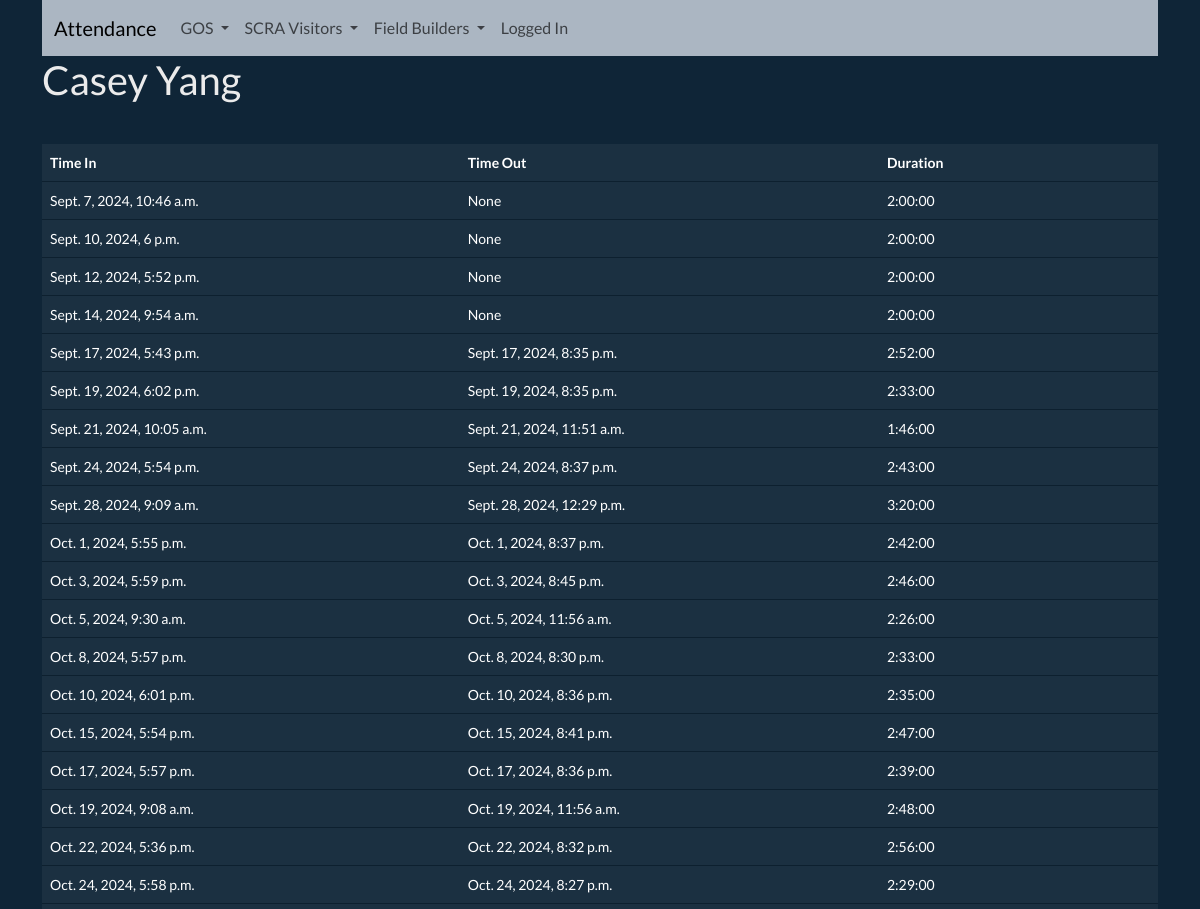
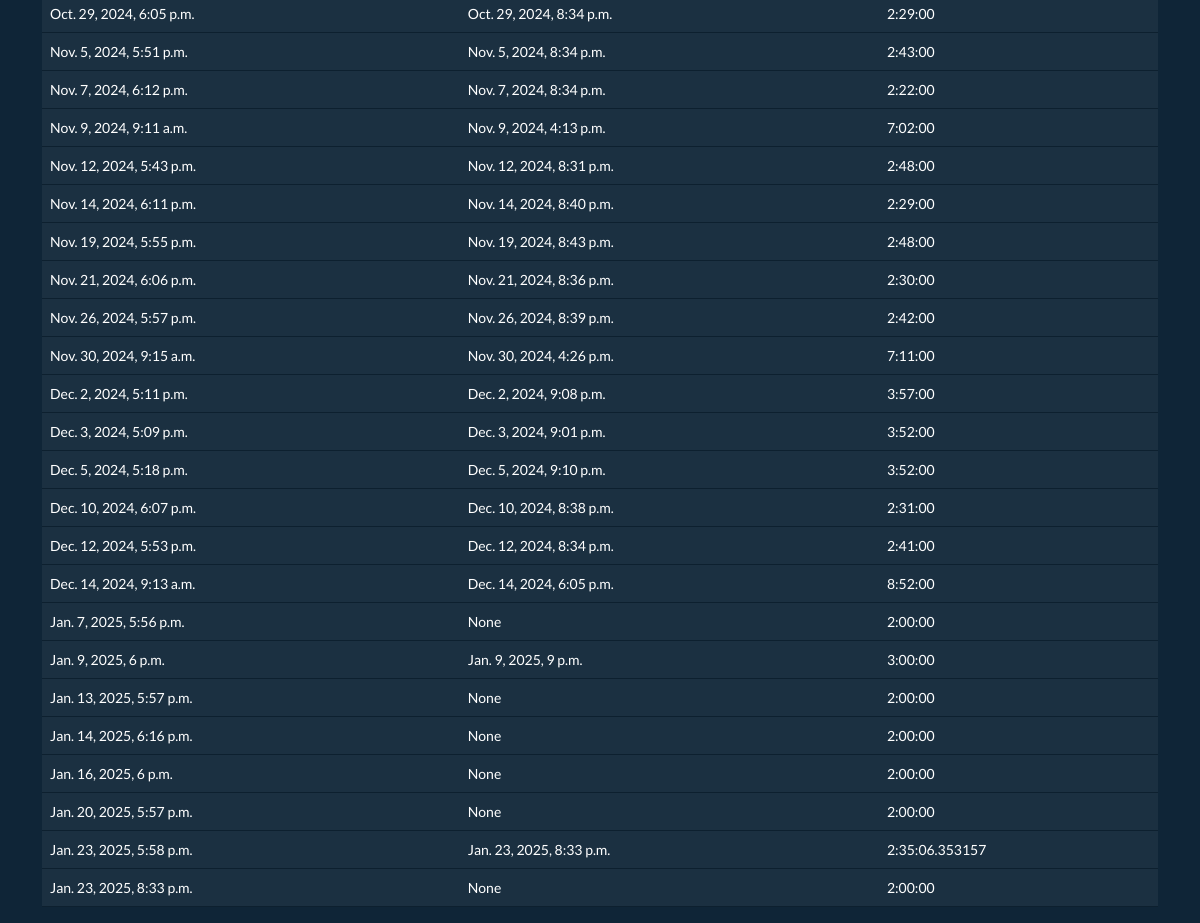
Page /attendance/gos/6058972/ on the committed database (2 pictures, top to bottom).
### attendance/models/gos.py (models this page shows, shortened)
class GosStudent(models.Model, InOutTimeMixin):
    rfid = models.IntegerField()
    first_name = models.CharField(max_length=100)
    last_name = models.CharField(max_length=100)
    def full_name(self):
        return f"{self.first_name} {self.last_name}"

class GosAttendance(AttendanceMixin):
    student = models.ForeignKey(GosStudent, on_delete=models.CASCADE)
    purpose = models.CharField(max_length=100)

### attendance/views/gos.py (the view)
class GosStudentDetailView(generic.DetailView):
    model = GosStudent
    template_name = "attendance/gos/gosstudent_detail.html"
    slug_url_kwarg = "rfid"
    slug_field = "rfid"
    def get_context_data(self, **kwargs):
        context = super().get_context_data(**kwargs)
        context["attendance"] = []
        return context

### attendance/models/mixins.py (called while the page is built)
    def get_duration(self):
        out = self.time_out or self.time_in + datetime.timedelta(hours=2)
        return out - self.time_in

### attendance/templates/attendance/gos/gosstudent_detail.html (shortened to what this page needs)
{% load static %}
<!DOCTYPE HTML>
<html lang="en">
<head>
    <link rel="stylesheet" href="{% static 'attendance/bootstrap.min.css' %}">
    <link rel="stylesheet" href="{% static 'attendance/navbar.css' %}">
</head>
<body>
<div class="container">
{% include "attendance/shared/navbar.html" %}
<h1>{{ object.full_name }}</h1>
<table class="table">
    <thead>
        <tr>
            <th>Time In</th>
            <th>Time Out</th>
            <th>Duration</th>
        </tr>
    </thead>
    <tbody>
    {%  for att in object.gosattendance_set.all %}
        <tr>
            <td>{{ att.time_in }}</td>
            <td>{{ att.time_out }}</td>
            <td>{{ att.get_duration }}</td>
        </tr>
    {% endfor %}
    </tbody>
</table>
</div>
</body>
</html>

### rows in the picture
GosStudent: full_name "Casey Yang"
GosAttendance: time_in "Sept. 7, 2024, 10:46 a.m.", time_out "None", get_duration "2:00:00"
GosAttendance: time_in "Sept. 10, 2024, 6 p.m.", time_out "None", get_duration "2:00:00"
GosAttendance: time_in "Sept. 12, 2024, 5:52 p.m.", time_out "None", get_duration "2:00:00"
GosAttendance: time_in "Sept. 14, 2024, 9:54 a.m.", time_out "None", get_duration "2:00:00"
GosAttendance: time_in "Sept. 17, 2024, 5:43 p.m.", time_out "Sept. 17, 2024, 8:35 p.m.", get_duration "2:52:00"
GosAttendance: time_in "Sept. 19, 2024, 6:02 p.m.", time_out "Sept. 19, 2024, 8:35 p.m.", get_duration "2:33:00"
GosAttendance: time_in "Sept. 21, 2024, 10:05 a.m.", time_out "Sept. 21, 2024, 11:51 a.m.", get_duration "1:46:00"
GosAttendance: time_in "Sept. 24, 2024, 5:54 p.m.", time_out "Sept. 24, 2024, 8:37 p.m.", get_duration "2:43:00"
GosAttendance: time_in "Sept. 28, 2024, 9:09 a.m.", time_out "Sept. 28, 2024, 12:29 p.m.", get_duration "3:20:00"
GosAttendance: time_in "Oct. 1, 2024, 5:55 p.m.", time_out "Oct. 1, 2024, 8:37 p.m.", get_duration "2:42:00"
GosAttendance: time_in "Oct. 3, 2024, 5:59 p.m.", time_out "Oct. 3, 2024, 8:45 p.m.", get_duration "2:46:00"
GosAttendance: time_in "Oct. 5, 2024, 9:30 a.m.", time_out "Oct. 5, 2024, 11:56 a.m.", get_duration "2:26:00"
GosAttendance: time_in "Oct. 8, 2024, 5:57 p.m.", time_out "Oct. 8, 2024, 8:30 p.m.", get_duration "2:33:00"
GosAttendance: time_in "Oct. 10, 2024, 6:01 p.m.", time_out "Oct. 10, 2024, 8:36 p.m.", get_duration "2:35:00"
GosAttendance: time_in "Oct. 15, 2024, 5:54 p.m.", time_out "Oct. 15, 2024, 8:41 p.m.", get_duration "2:47:00"
GosAttendance: time_in "Oct. 17, 2024, 5:57 p.m.", time_out "Oct. 17, 2024, 8:36 p.m.", get_duration "2:39:00"
GosAttendance: time_in "Oct. 19, 2024, 9:08 a.m.", time_out "Oct. 19, 2024, 11:56 a.m.", get_duration "2:48:00"
GosAttendance: time_in "Oct. 22, 2024, 5:36 p.m.", time_out "Oct. 22, 2024, 8:32 p.m.", get_duration "2:56:00"
GosAttendance: time_in "Oct. 24, 2024, 5:58 p.m.", time_out "Oct. 24, 2024, 8:27 p.m.", get_duration "2:29:00"
GosAttendance: time_in "Oct. 29, 2024, 6:05 p.m.", time_out "Oct. 29, 2024, 8:34 p.m.", get_duration "2:29:00"
GosAttendance: time_in "Nov. 5, 2024, 5:51 p.m.", time_out "Nov. 5, 2024, 8:34 p.m.", get_duration "2:43:00"
GosAttendance: time_in "Nov. 7, 2024, 6:12 p.m.", time_out "Nov. 7, 2024, 8:34 p.m.", get_duration "2:22:00"
GosAttendance: time_in "Nov. 9, 2024, 9:11 a.m.", time_out "Nov. 9, 2024, 4:13 p.m.", get_duration "7:02:00"
GosAttendance: time_in "Nov. 12, 2024, 5:43 p.m.", time_out "Nov. 12, 2024, 8:31 p.m.", get_duration "2:48:00"
GosAttendance: time_in "Nov. 14, 2024, 6:11 p.m.", time_out "Nov. 14, 2024, 8:40 p.m.", get_duration "2:29:00"
GosAttendance: time_in "Nov. 19, 2024, 5:55 p.m.", time_out "Nov. 19, 2024, 8:43 p.m.", get_duration "2:48:00"
GosAttendance: time_in "Nov. 21, 2024, 6:06 p.m.", time_out "Nov. 21, 2024, 8:36 p.m.", get_duration "2:30:00"
GosAttendance: time_in "Nov. 26, 2024, 5:57 p.m.", time_out "Nov. 26, 2024, 8:39 p.m.", get_duration "2:42:00"
GosAttendance: time_in "Nov. 30, 2024, 9:15 a.m.", time_out "Nov. 30, 2024, 4:26 p.m.", get_duration "7:11:00"
GosAttendance: time_in "Dec. 2, 2024, 5:11 p.m.", time_out "Dec. 2, 2024, 9:08 p.m.", get_duration "3:57:00"
GosAttendance: time_in "Dec. 3, 2024, 5:09 p.m.", time_out "Dec. 3, 2024, 9:01 p.m.", get_duration "3:52:00"
GosAttendance: time_in "Dec. 5, 2024, 5:18 p.m.", time_out "Dec. 5, 2024, 9:10 p.m.", get_duration "3:52:00"
GosAttendance: time_in "Dec. 10, 2024, 6:07 p.m.", time_out "Dec. 10, 2024, 8:38 p.m.", get_duration "2:31:00"
GosAttendance: time_in "Dec. 12, 2024, 5:53 p.m.", time_out "Dec. 12, 2024, 8:34 p.m.", get_duration "2:41:00"
GosAttendance: time_in "Dec. 14, 2024, 9:13 a.m.", time_out "Dec. 14, 2024, 6:05 p.m.", get_duration "8:52:00"
GosAttendance: time_in "Jan. 7, 2025, 5:56 p.m.", time_out "None", get_duration "2:00:00"
GosAttendance: time_in "Jan. 9, 2025, 6 p.m.", time_out "Jan. 9, 2025, 9 p.m.", get_duration "3:00:00"
GosAttendance: time_in "Jan. 13, 2025, 5:57 p.m.", time_out "None", get_duration "2:00:00"
GosAttendance: time_in "Jan. 14, 2025, 6:16 p.m.", time_out "None", get_duration "2:00:00"
GosAttendance: time_in "Jan. 16, 2025, 6 p.m.", time_out "None", get_duration "2:00:00"
GosAttendance: time_in "Jan. 20, 2025, 5:57 p.m.", time_out "None", get_duration "2:00:00"
GosAttendance: time_in "Jan. 23, 2025, 5:58 p.m.", time_out "Jan. 23, 2025, 8:33 p.m.", get_duration "2:35:06.353157"
GosAttendance: time_in "Jan. 23, 2025, 8:33 p.m.", time_out "None", get_duration "2:00:00"
